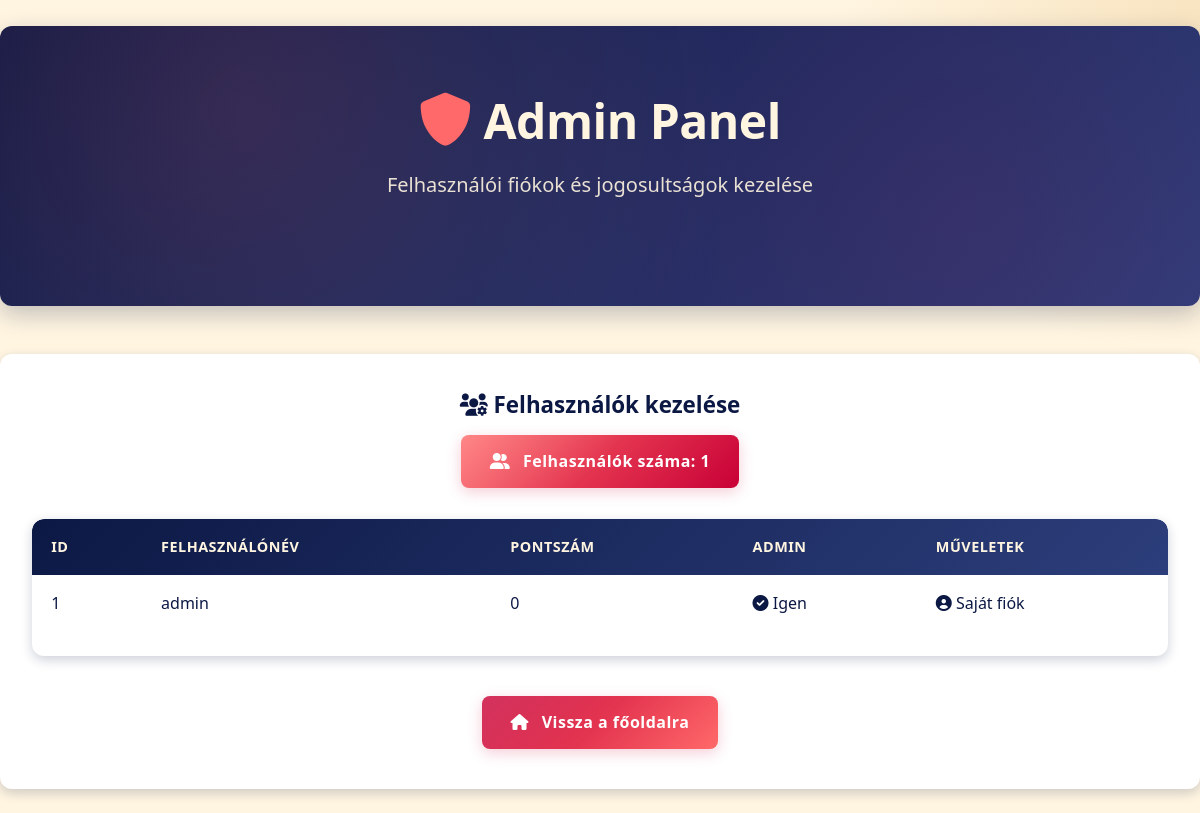
The page /admin (signed in) on the database its author committed.
### app.py (models this page shows)
class User(db.Model):
    id = db.Column(db.Integer, primary_key=True)
    username = db.Column(db.String(80), unique=True, nullable=False)
    password = db.Column(db.String(120), nullable=False)
    score = db.Column(db.Integer, default=0)
    is_admin = db.Column(db.Boolean, default=False)

### app.py (the view)
@app.route('/admin')
def admin_panel():
    if not is_admin_user():
        return redirect(url_for('index'))
    users = User.query.all()
    return render_template('admin.html', users=users, logged_in_user=session.get('username'))

### app.py (called while the page is built)
def is_admin_user():
    if 'username' not in session:
        return False
    user = User.query.filter_by(username=session['username']).first()
    return user and user.is_admin

### templates/admin.html (shortened to what this page needs)
<!DOCTYPE html>
<html>
<head>
    <link rel="stylesheet" href="{{ url_for('static', filename='style.css') }}">
    <link rel="stylesheet" href="https://cdnjs.cloudflare.com/ajax/libs/font-awesome/6.0.0/css/all.min.css">
</head>
<body>
    {% block content %}
    <br>
    <div class="hero-section">
        <h1 class="hero-title">
            <i class="fas fa-shield-alt"></i> Admin Panel
        </h1>
        <p class="hero-description">
            Felhasználói fiókok és jogosultságok kezelése
        </p>
    </div>
    <div class="card">
        <h2 class="card-title">
            <i class="fas fa-users-cog"></i> Felhasználók kezelése
        </h2>
        <div class="mb-3 text-center">
            <span class="btn btn-action">
                <i class="fas fa-user-friends"></i> Felhasználók száma: {{ users|length }}
            </span>
        </div>
        <div class="table-container">
            <table>
                <thead>
                    <tr>
                        <th>ID</th>
                        <th>Felhasználónév</th>
                        <th>Pontszám</th>
                        <th>Admin</th>
                        <th>Műveletek</th>
                    </tr>
                </thead>
                <tbody>
                    {% for user in users %}
                    <tr>
                        <td>{{ user.id }}</td>
                        <td>{{ user.username }}</td>
                        <td>{{ user.score }}</td>
                        <td>
                            {% if user.is_admin %}
                                <span class="badge badge-admin">
                                    <i class="fas fa-check-circle"></i> Igen
                                </span>
                            {% else %}
                                <span class="badge badge-normal">
                                    <i class="fas fa-times-circle"></i> Nem
                                </span>
                            {% endif %}
                        </td>
                        <td class="action-cell">
                            {% if user.username != logged_in_user %}
                                <div class="admin-actions">
                                    <form method="POST" action="{{ url_for('delete_user', user_id=user.id) }}" style="display: inline;">
                                        <button type="submit" class="btn btn-sm btn-danger" onclick="return confirm('Biztosan törölni szeretnéd ezt a felhasználót?')">
                                            <i class="fas fa-trash-alt"></i> Törlés
                                        </button>
                                    </form>
                                    {% if not user.is_admin %}
                                    <form method="POST" action="{{ url_for('make_admin', user_id=user.id) }}" style="display: inline;">
                                        <button type="submit" class="btn btn-sm btn-success">
                                            <i class="fas fa-user-shield"></i> Admin jogok adása
                                        </button>
                                    </form>
                                    {% else %}
                                    <form method="POST" action="{{ url_for('remove_admin', user_id=user.id) }}" style="display: inline;">
                                        <button type="submit" class="btn btn-sm btn-warning">
                                            <i class="fas fa-user-slash"></i> Admin jogok elvétele
                                        </button>
                                    </form>
                                    {% endif %}
                                </div>
                            {% else %}
                                <span class="current-user-badge">
                                    <i class="fas fa-user-circle"></i> Saját fiók
                                </span>
                            {% endif %}
                        </td>
                    </tr>
                    {% endfor %}
                </tbody>
            </table>
        </div>
        <div class="text-center mt-4">
            <a href="{{ url_for('index') }}" class="btn">
                <i class="fas fa-home"></i> Vissza a főoldalra
            </a>
        </div>
    </div>
    {% endblock %}
</body>
</html>

### static/style.css (style rules this page uses)
:root { --cream: #FFF5E1; --coral: #FF6969; --burgundy: #C80036; --navy: #0C1844; --gradient-primary: linear-gradient(135deg, var(--burgundy) 0%, var(--coral) 100%); --gradient-secondary: linear-gradient(135deg, var(--navy) 0%, #2C3E7B 100%); --cream-gradient: linear-gradient(135deg, var(--cream) 0%, #F8E4C0 100%); --shadow-sm: 0 2px 8px rgba(12, 24, 68, 0.15); --shadow-md: 0 4px 12px rgba(12, 24, 68, 0.2); --shadow-lg: 0 8px 24px rgba(12, 24, 68, 0.25); }
* { margin: 0; padding: 0; box-sizing: border-box; }
body { font-family: 'Poppins', 'Segoe UI', Tahoma, Geneva, Verdana, sans-serif; background-color: var(--cream); background-image: radial-gradient(circle at top right, #F8E4C0 0%, var(--cream) 25%); background-attachment: fixed; color: var(--navy); line-height: 1.6; }
a { color: var(--burgundy); text-decoration: none; transition: all 0.3s ease; font-weight: 500; position: relative; }
h1, h2, h3, h4, h5, h6 { font-weight: 700; line-height: 1.3; margin-bottom: 0.8em; }
.hero-section { text-align: center; padding: 4rem 1rem; background: var(--gradient-secondary); color: var(--cream); border-radius: 12px; margin-bottom: 3rem; box-shadow: var(--shadow-lg); position: relative; overflow: hidden; }
.hero-section:before { content: ''; position: absolute; top: 0; right: 0; bottom: 0; left: 0; background-image: radial-gradient(circle at 20% 30%, rgba(255, 105, 105, 0.15) 0%, transparent 50%), radial-gradient(circle at 80% 70%, rgba(200, 0, 54, 0.1) 0%, transparent 50%); pointer-events: none; }
.hero-title { font-size: 3rem; font-weight: 800; margin-bottom: 1rem; letter-spacing: -0.5px; position: relative; }
.hero-title i { color: var(--coral); font-size: 1.1em; animation: pulse 2s infinite; }
.hero-description { font-size: 1.25rem; margin-bottom: 2.5rem; max-width: 800px; margin-left: auto; margin-right: auto; line-height: 1.7; opacity: 0.9; }
.card { background-color: white; border-radius: 12px; overflow: hidden; box-shadow: var(--shadow-md); padding: 2rem; margin-bottom: 1.5rem; transition: all 0.4s ease; position: relative; z-index: 1; border-top: 4px solid transparent; }
.card:before { content: ''; position: absolute; top: 0; left: 0; right: 0; height: 4px; background: var(--gradient-primary); transform: scaleX(0); transform-origin: left; transition: transform 0.4s ease; }
.card-title { font-size: 1.4rem; font-weight: 700; margin-bottom: 1rem; color: var(--navy); text-align: center; }
.btn { display: inline-block; padding: 0.85rem 1.8rem; background: var(--gradient-primary); color: white; border: none; border-radius: 8px; cursor: pointer; font-weight: 600; text-align: center; transition: all 0.3s ease; position: relative; overflow: hidden; box-shadow: 0 4px 15px rgba(200, 0, 54, 0.2); letter-spacing: 0.5px; }
.btn:before { content: ''; position: absolute; top: 0; left: 0; width: 100%; height: 100%; background: linear-gradient(135deg, rgba(255,255,255,0.2) 0%, rgba(255,255,255,0) 50%); transition: all 0.3s ease; }
.btn i { margin-right: 0.5rem; }
.btn-action { background: linear-gradient(135deg, var(--coral) 0%, var(--burgundy) 100%); }
.table-container { overflow-x: auto; border-radius: 12px; box-shadow: var(--shadow-md); }
table { width: 100%; border-collapse: separate; border-spacing: 0; margin-bottom: 1.5rem; background-color: white; border-radius: 12px; overflow: hidden; }
th, td { padding: 1rem 1.2rem; text-align: left; }
thead { background: var(--gradient-secondary); color: var(--cream); }
thead th { font-weight: 600; letter-spacing: 0.5px; text-transform: uppercase; font-size: 0.9rem; }
tbody tr { transition: all 0.3s ease; }
.text-center { text-align: center; }
.mt-4 { margin-top: 2.5rem; }
.mb-3 { margin-bottom: 1.5rem; }

### rows shown on the page
User: id "1", username "admin", score "0", is_admin True (drawn), shows "Saját fiók"

### other values the page prints
{{ users|length }} "1"
